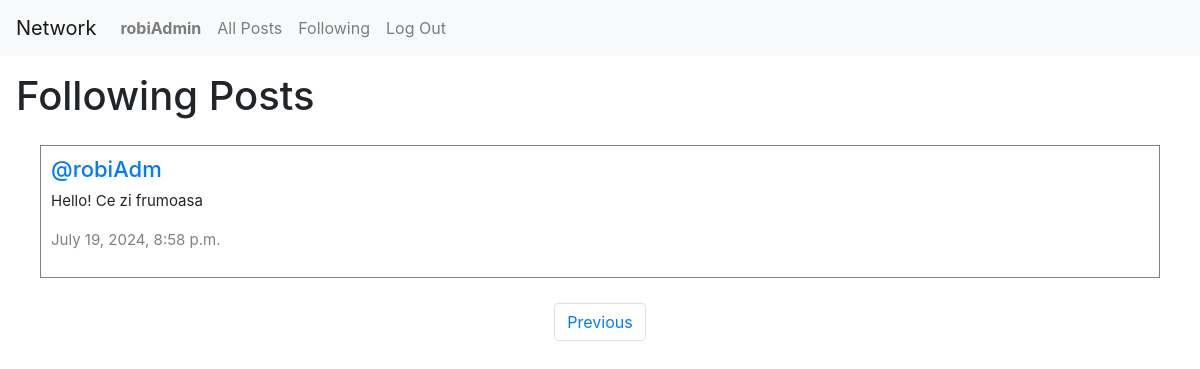
Screenshot of /following?page=2 (signed in) with the database file from the repository.
### network/models.py (models this page shows, shortened)
class User(AbstractUser):
    pass

class Post(models.Model):
    user = models.ForeignKey(User, on_delete=models.CASCADE, related_name="posts")
    content = models.CharField(max_length=280)
    date = models.DateTimeField(auto_now_add=True)

### network/views.py (the view)
# urls.py: path("following", views.following, name="following"),
def following(request):
    curentUser = User.objects.get(pk=request.user.id)
    following = Follow.objects.filter(user=curentUser)
    allPosts = Post.objects.all().order_by("id").reverse()
    followingPosts = []
    for post in allPosts:
        for person in following:
            if post.user == person.followingUser:
                followingPosts.append(post)
    p = Paginator(followingPosts, 2)
    pageNumber = request.GET.get('page')
    postOnPage = p.get_page(pageNumber)
    return render(request, "network/following.html" , {
        "postOnPage": postOnPage
    })

### network/templates/network/following.html (shortened to what this page needs)
{% extends "network/layout.html" %}
{% block body %}
    <h1 class="mx-3 my-3">Following Posts</h1>
        <div class="all-posts">
            {% for post in postOnPage %}
                <div class ="row post">
                    <h5 class="username"> <a href="{% url 'profile' user_name=post.user.username %}"> @{{ post.user }} </a> </h5>
                    <p class="content"> {{ post.content }} </p>
                    <p class="date"> {{ post.date }} </p>
                </div>
            {% endfor %}
        </div>
        <nav aria-label="Page navigation example" class="mx-3">
            <ul class="pagination d-flex justify-content-center">
                {% if postOnPage.has_previous %}
                    <li class="page-item"><a class="page-link" href="?page={{ postOnPage.previous_page_number }}">Previous</a></li>
                {% endif %}
            </ul>
          </nav>
{% endblock %}

### network/templates/network/layout.html (shortened to what this page needs)
{% load static %}
<!DOCTYPE html>
<html lang="en">
    <head>
        <link rel="stylesheet" href="https://stackpath.bootstrapcdn.com/bootstrap/4.4.1/css/bootstrap.min.css">
        <link href="{% static 'network/styles.css' %}" rel="stylesheet">
        <link rel="stylesheet" href="https://cdnjs.cloudflare.com/ajax/libs/font-awesome/4.7.0/css/font-awesome.min.css">
    </head>
    <body>
        <nav class="navbar navbar-expand-lg navbar-light bg-light">
            <a class="navbar-brand" href="{% url 'index' %}">Network</a>
            <div>
              <ul class="navbar-nav mr-auto">
                {% if user.is_authenticated %}
                    <li class="nav-item">
                        <a class="nav-link" href="{% url 'profile' user_name=user.username %}"><strong>{{ user.username }}</strong></a>
                    </li>
                {% endif %}
                <li class="nav-item">
                  <a class="nav-link" href="{% url 'index' %}">All Posts</a>
                </li>
                {% if user.is_authenticated %}
                    <li class="nav-item">
                        <a class="nav-link" href="{% url 'following' %}">Following</a>
                    </li>
                    <li class="nav-item">
                        <a class="nav-link" href="{% url 'logout' %}">Log Out</a>
                    </li>
                {% endif %}
              </ul>
            </div>
          </nav>
        <div class="body">
            {% block body %}
            {% endblock %}
        </div>
    </body>
</html>

### network/static/network/styles.css (style rules this page uses)
.all-posts { display: flex; justify-content: flex-start; flex-direction: column; margin: 20px; }
.post { border: 0.1px solid gray; display: flex; justify-content: center; flex-direction: column; box-sizing: border-box; margin: 5px 20px; padding: 10px }
.content { font-size: 15px; }
.username { font-size: 22px; }
.date { color: gray; font-size: 15px; }

### rows the page displays
User: username "robiAdmin"
Post: user "robiAdm", content "Hello! Ce zi frumoasa", date "July 19, 2024, 8:58 p.m."
